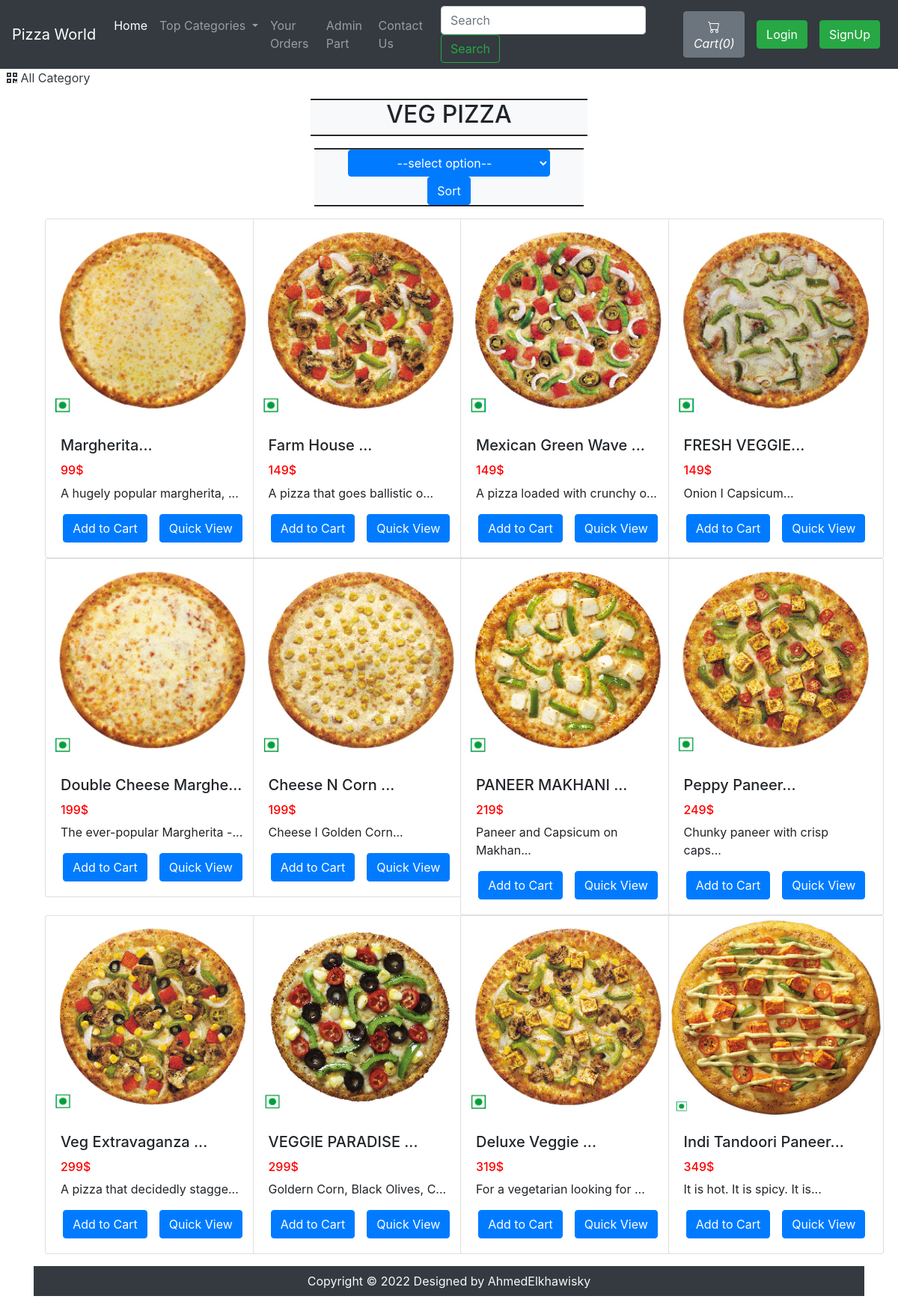
Screenshot of /viewPizzaList.php?catid=1 with the database file from the repository.
### tables this page shows
CREATE TABLE `sitedetail` (
  `tempId` int(11) NOT NULL,
  `systemName` varchar(21) NOT NULL,
  `email` varchar(35) NOT NULL,
  `contact1` bigint(21) NOT NULL,
  `contact2` bigint(21) DEFAULT NULL COMMENT 'Optional',
  `address` text NOT NULL,
  `dateTime` datetime NOT NULL DEFAULT current_timestamp()
);

CREATE TABLE `pizza` (
  `pizzaId` int(12) NOT NULL,
  `pizzaName` varchar(255) NOT NULL,
  `pizzaPrice` int(12) NOT NULL,
  `pizzaDesc` text NOT NULL,
  `pizzaCategorieId` int(12) NOT NULL,
  `pizzaPubDate` datetime NOT NULL DEFAULT current_timestamp()
);

### viewPizzaList.php (the view, shortened to what this page needs)
<!doctype html>
<html lang="en">
<head>
    <link rel="stylesheet" href="https://stackpath.bootstrapcdn.com/bootstrap/4.4.1/css/bootstrap.min.css">
    <link rel="stylesheet" href="https://use.fontawesome.com/releases/v5.8.2/css/all.css">
</head>
<body>
    <?php include 'partials/_dbconnect.php';?>
    <?php require 'partials/_nav.php' ?>
    <div>&nbsp;
        <a href="index.php" class="active text-dark">
        <i class="fas fa-qrcode"></i>
            <span>All Category</span>
        </a>
    </div>
    <form action="" method="POST">
    <div class="container my-3" id="cont">
        <div class="col-lg-4 text-center bg-light my-3" style="margin:auto;border-top: 2px groove black;border-bottom: 2px groove black;">
            <h2 class="text-center"><span id="catTitle">Items</span></h2>
        </div>
        <div class="container my-3" id="cont">
        <div class="col-lg-4 text-center bg-light my-3" style="margin:auto;border-top: 2px groove black;border-bottom: 2px groove black;">
             <select name ="sort_alphabet" class="btn btn-primary">
                <option value="">--select option--</option>
             </select>
             <button type="submit" class="btn btn-primary">Sort</button>
        </div>
  </form>
        <div class="row">
        <?php
            $id = $_GET['catid'];
            $sort_option="";
            $sql = "SELECT * FROM `pizza` WHERE pizzaCategorieId = $id  ORDER BY pizzaPrice $sort_option";
            $result = mysqli_query($conn, $sql);
            while($row = mysqli_fetch_assoc($result)){
                $pizzaId = $row['pizzaId'];
                $pizzaName = $row['pizzaName'];
                $pizzaPrice = $row['pizzaPrice'];
                $pizzaDesc = $row['pizzaDesc'];
                echo '<div class="col-xs-3 col-sm-3 col-md-3">
                        <div class="card" style="width: 18rem;">
                            <img src="img/pizza-'.$pizzaId. '.jpg" class="card-img-top" alt="image for this pizza" width="249px" height="270px">
                            <div class="card-body">
                                <h5 class="card-title">' . substr($pizzaName, 0, 20). '...</h5>
                                <h6 style="color: #ff0000">'.$pizzaPrice.'$</h6>
                                <p class="card-text">' . substr($pizzaDesc, 0, 29). '...</p>
                                <div class="row justify-content-center">';
                                if($loggedin){
                                    $quaSql = "SELECT `itemQuantity` FROM `viewcart` WHERE pizzaId = '$pizzaId' AND `userId`='$userId'";
                                    $quaresult = mysqli_query($conn, $quaSql);
                                    $quaExistRows = mysqli_num_rows($quaresult);
                                    if($quaExistRows == 0) {
                                        echo '<form action="partials/_manageCart.php" method="POST">
                                              <input type="hidden" name="itemId" value="'.$pizzaId. '">
                                              <button type="submit" name="addToCart" class="btn btn-primary mx-2">Add to Cart</button>';
                                    }else {
                                        echo '<a href="viewCart.php"><button class="btn btn-primary mx-2">Go to Cart</button></a>';
                                    }
                                }
                                else{
                                    echo '<button class="btn btn-primary mx-2" data-toggle="modal" data-target="#loginModal">Add to Cart</button>';
                                }
                            echo '</form>
                                <a href="viewPizza.php?pizzaid=' . $pizzaId . '" class="mx-2"><button class="btn btn-primary">Quick View</button></a>
                                </div>
                            </div>
                        </div>
                    </div>';
            }
            ?>
        </div>
    <?php require 'partials/_footer.php' ?>
</body>
</html>

### partials/_nav.php (shortened to what this page needs)
<?php
if(isset($_SESSION['loggedin']) && $_SESSION['loggedin']==true){
  $loggedin= true;
  $userId = $_SESSION['userId'];
  $username = $_SESSION['username'];
}
else{
  $loggedin = false;
  $userId = 0;
}
$sql = "SELECT * FROM `sitedetail`";
$result = mysqli_query($conn, $sql);
$row = mysqli_fetch_assoc($result);
$systemName = $row['systemName'];
echo '<nav class="navbar navbar-expand-lg navbar-dark bg-dark">
      <a class="navbar-brand" href="index.php">'.$systemName.'</a>
      <button class="navbar-toggler" type="button" data-toggle="collapse" data-target="#navbarSupportedContent" aria-controls="navbarSupportedContent" aria-expanded="false" aria-label="Toggle navigation">
        <span class="navbar-toggler-icon"></span>
      </button>
      <div class="collapse navbar-collapse" id="navbarSupportedContent">
        <ul class="navbar-nav mr-auto">
          <li class="nav-item active">
            <a class="nav-link" href="index.php">Home <span class="sr-only">(current)</span></a>
          </li>
          <li class="nav-item dropdown">
            <a class="nav-link dropdown-toggle" href="#" id="navbarDropdown" role="button" data-toggle="dropdown" aria-haspopup="true" aria-expanded="false">
              Top Categories
            </a>
            <div class="dropdown-menu" aria-labelledby="navbarDropdown">';
            echo '</div>
          </li>
          <li class="nav-item">
            <a class="nav-link" href="viewOrder.php">Your Orders</a>
          </li>
          <li class="nav-item">
            <a class="nav-link" href="../OnlinePizzaDelivery/admin/login.php"target="_blank">Admin Part</a>
          </li>
          <li class="nav-item">
            <a class="nav-link" href="contact.php">Contact Us</a>
          </li>
        </ul>
        <form method="get" action="/OnlinePizzaDelivery/search.php" class="form-inline my-2 my-lg-0 mx-3">
          <input class="form-control mr-sm-2" type="search" name="search" id="search" placeholder="Search" aria-label="Search" required>
          <button class="btn btn-outline-success my-2 my-sm-0" type="submit">Search</button>
        </form>';
        $countsql = "SELECT SUM(`itemQuantity`) FROM `viewcart` WHERE `userId`=$userId";
        $countresult = mysqli_query($conn, $countsql);
        $countrow = mysqli_fetch_assoc($countresult);
        $count = $countrow['SUM(`itemQuantity`)'];
        if(!$count) {
          $count = 0;
        }
        echo '<a href="viewCart.php"><button type="button" class="btn btn-secondary mx-2" title="MyCart">
          <svg xmlns="img/cart.svg" width="16" height="16" fill="currentColor" class="bi bi-cart" viewBox="0 0 16 16">
            <path d="M0 1.5A.5.5 0 0 1 .5 1H2a.5.5 0 0 1 .485.379L2.89 3H14.5a.5.5 0 0 1 .491.592l-1.5 8A.5.5 0 0 1 13 12H4a.5.5 0 0 1-.491-.408L2.01 3.607 1.61 2H.5a.5.5 0 0 1-.5-.5zM3.102 4l1.313 7h8.17l1.313-7H3.102zM5 12a2 2 0 1 0 0 4 2 2 0 0 0 0-4zm7 0a2 2 0 1 0 0 4 2 2 0 0 0 0-4zm-7 1a1 1 0 1 1 0 2 1 1 0 0 1 0-2zm7 0a1 1 0 1 1 0 2 1 1 0 0 1 0-2z"/>
          </svg>
          <i class="bi bi-cart">Cart(' .$count. ')</i>
        </button></a>';
        if($loggedin){
          echo '<ul class="navbar-nav mr-2">
            <li class="nav-item dropdown">
              <a class="nav-link dropdown-toggle" href="#" id="navbarDropdown" role="button" data-toggle="dropdown"> Welcome ' .$username. '</a>
              <div class="dropdown-menu" aria-labelledby="navbarDropdown">
                <a class="dropdown-item" href="partials/_logout.php">Logout</a>
              </div>
            </li>
          </ul>
          <div class="text-center image-size-small position-relative">
            <a href="viewProfile.php"><img src="img/person-' .$userId. '.jpg" class="rounded-circle" onError="this.src = \'img/profilePic.jpg\'" style="width:40px; height:40px"></a>
          </div>';
        }
        else {
          echo '
          <button type="button" class="btn btn-success mx-2"  data-toggle="modal" data-target="#loginModal">Login</button>
          <button type="button" class="btn btn-success mx-2"  data-toggle="modal" data-target="#signupModal">SignUp</button>';
        }
  echo '</div>
    </nav>';
?>

### viewPizzaList.php (style rules this page uses)
#cont { min-height : 570px; }

### rows the page displays
sitedetail: systemName "Pizza World"
pizza: shows a picture, pizzaName "Margherita", pizzaPrice "99", pizzaDesc "A hugely popular margherita,"
pizza: shows a picture, pizzaName "Farm House", pizzaPrice "149", pizzaDesc "A pizza that goes ballistic o"
pizza: shows a picture, pizzaName "Mexican Green Wave", pizzaPrice "149", pizzaDesc "A pizza loaded with crunchy o"
pizza: shows a picture, pizzaName "FRESH VEGGIE", pizzaPrice "149", pizzaDesc "Onion I Capsicum"
pizza: shows a picture, pizzaName "Double Cheese Marghe", pizzaPrice "199", pizzaDesc "The ever-popular Margherita -"
pizza: shows a picture, pizzaName "Cheese N Corn", pizzaPrice "199", pizzaDesc "Cheese I Golden Corn"
pizza: shows a picture, pizzaName "PANEER MAKHANI", pizzaPrice "219", pizzaDesc "Paneer and Capsicum on Makhan"
pizza: shows a picture, pizzaName "Peppy Paneer", pizzaPrice "249", pizzaDesc "Chunky paneer with crisp caps"
pizza: shows a picture, pizzaName "Veg Extravaganza", pizzaPrice "299", pizzaDesc "A pizza that decidedly stagge"
pizza: shows a picture, pizzaName "VEGGIE PARADISE", pizzaPrice "299", pizzaDesc "Goldern Corn, Black Olives, C"
pizza: shows a picture, pizzaName "Deluxe Veggie", pizzaPrice "319", pizzaDesc "For a vegetarian looking for"
pizza: shows a picture, pizzaName "Indi Tandoori Paneer", pizzaPrice "349", pizzaDesc "It is hot. It is spicy. It is"

### other values shown
$count "0"
